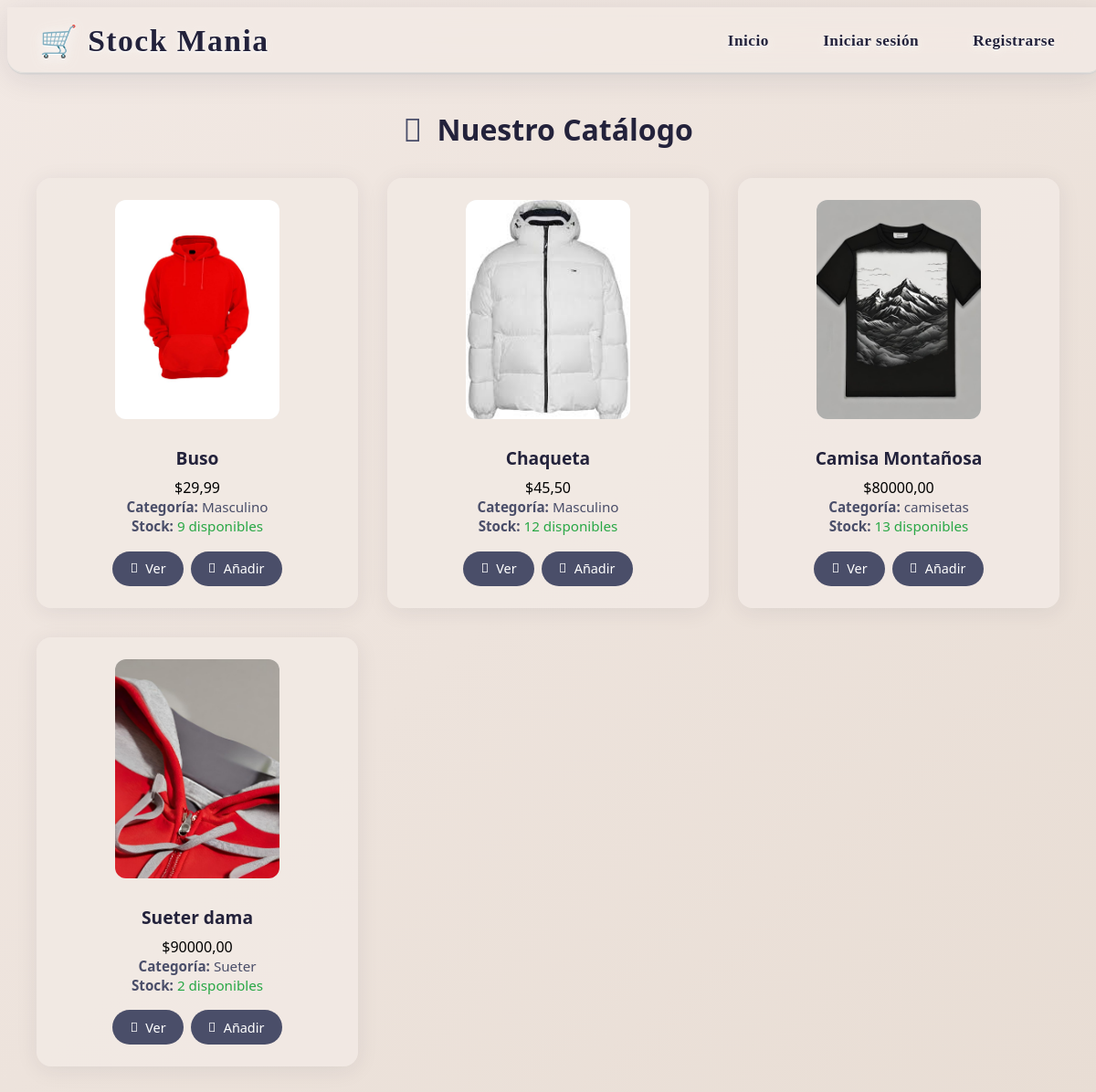
The app's page /prendas/listar_prendas_usuario, older data.
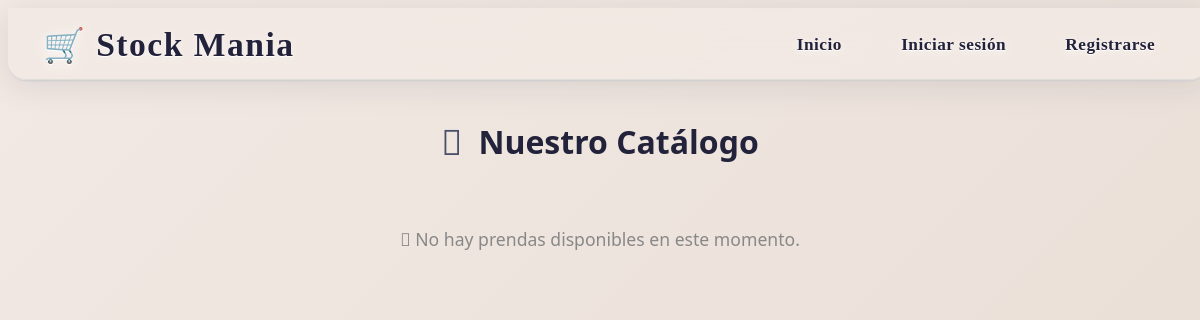
The same page, newer data.
### applications/prendas/models.py (models this page shows, shortened)
class Prenda(models.Model):
    nombre_prenda = models.CharField(max_length=100)
    color_prenda = models.CharField(max_length=50)
    talla_prenda = models.CharField(max_length=10)
    categoria_prenda = models.CharField(max_length=50)
    precio = models.DecimalField(max_digits=10, decimal_places=2, default=0.00)
    stock = models.PositiveIntegerField(default=0)  # Inventario disponible
    imagen = models.ImageField(upload_to='prendas/', blank=True, null=True)

### applications/prendas/views.py (the view)
# urls.py: path('listar_prendas_usuario',views.PrendaListUser.as_view(),name='listar_como_usuario'),
class PrendaListUser(ListView):
    model = Prenda
    template_name = 'prendas/listar_como_usuario.html'
    context_object_name = 'prendas'
    paginate_by = 6  # Muestra 6 productos por página
    ordering = ['id']

### templates/prendas/listar_como_usuario.html (shortened to what this page needs)
<!doctype html>
<html lang="es">
<head>
  <link rel="stylesheet" href="https://cdnjs.cloudflare.com/ajax/libs/font-awesome/6.4.0/css/all.min.css"
 />
</head>
<body>
  {% include "usuarios/header.html" %}
  <div class="catalogo-container">
    <div class="catalogo-header">
      <h1 class="catalogo-titulo">
        <i class="fa-solid fa-store"></i>
        Nuestro Catálogo
      </h1>
    </div>
    <div class="catalogo">
      {% for prenda in prendas %}
      <div class="producto">
        {% if prenda.imagen %}
        <img src="{{ prenda.imagen.url }}" alt="{{ prenda.nombre_prenda }}" />
        {% else %}
        <img src="https://via.placeholder.com/180x240/eee/999?text=Sin+Imagen" alt="Imagen no disponible" />
        {% endif %}
        <div class="producto-nombre">{{ prenda.nombre_prenda }}</div>
        <div class="producto-precio">${{ prenda.precio }}</div>
        <div class="producto-detalle">
          <strong>Categoría:</strong> {{ prenda.categoria_prenda }}<br>
          {% if prenda.stock > 0 %}
          <strong>Stock:</strong> <span style="color: #28a745;">{{ prenda.stock }} disponibles</span>
          {% else %}
          <strong>Stock:</strong> <span style="color: #dc3545;">Agotado</span>
          {% endif %}
        </div>
        <div class="acciones">
          <a href="{% url 'prendas:detalle_prenda' prenda.id %}" class="btn-ver">
            <i class="fa-solid fa-eye"></i> Ver
          </a>
          {% if request.user.is_authenticated %}
          {% if prenda.stock > 0 %}
          <form action="{% url 'prendas:agregar_al_carrito' prenda.id %}" method="post" style="display: inline">
            {% csrf_token %}
            <button type="submit" class="btn-anadir">
              <i class="fa-solid fa-cart-plus"></i> Añadir
            </button>
          </form>
          {% else %}
          <button class="btn-anadir" disabled style="background: #6c757d; cursor: not-allowed;">
            <i class="fa-solid fa-ban"></i> Sin Stock
          </button>
          {% endif %}
          {% else %}
          <a href="{% url 'usuarios:login' %}?next={% url 'prendas:listar_como_usuario' %}" class="btn-anadir">
            <i class="fa-solid fa-cart-plus"></i> Añadir
          </a>
          {% endif %}
        </div>
      </div>
      {% empty %}
      <div class="no-productos">
        <i class="fa-regular fa-face-frown"></i> No hay prendas disponibles en este momento.
      </div>
      {% endfor %}
    </div>
  </div>
</body>
</html>

Row changes from the older to the newer data that the page shows:
removed Prenda: imagen (picture), nombre_prenda "Buso", precio "29,99", categoria_prenda "Masculino", stock "9"
removed Prenda: imagen (picture), nombre_prenda "Chaqueta", precio "45,50", categoria_prenda "Masculino", stock "12"
removed Prenda: imagen (picture), nombre_prenda "Camisa Montañosa", precio "80000,00", categoria_prenda "camisetas", stock "13"
removed Prenda: imagen (picture), nombre_prenda "Sueter dama", precio "90000,00", categoria_prenda "Sueter", stock "2"
Text that changed along with them:
text now shown: "No hay prendas disponibles en este momento."
